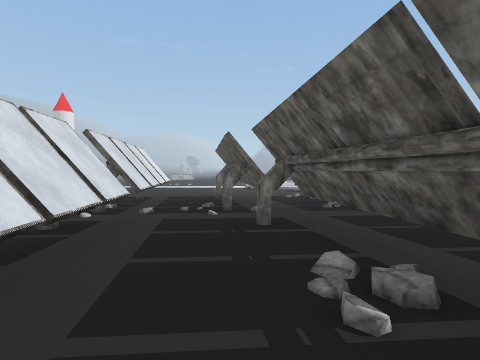
view 1 (above)

19 first-person views from a walk through a 3-D level made in the Unity game engine. The camera is 1.4 m above the floor, tilts 2° down and sees 80° across. The floor is counted in squares, 2 m on a side. Each view is taken from the middle of a square. On the plan, view 1 faces up. The plan holds only what a view shows up to about 10 squares ahead; the rest is blank. The place goes on beyond the plan. Door leaves are left out, so doorways stand open. Some surface patterns are stand-ins.

view 2
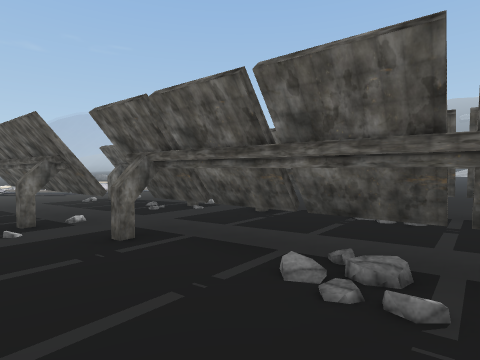

view 3
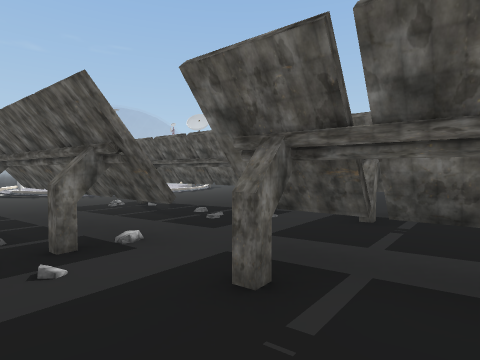

view 4
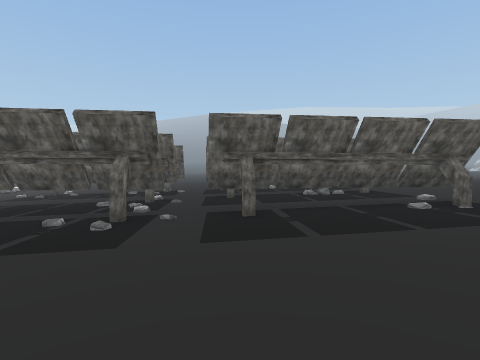

view 5
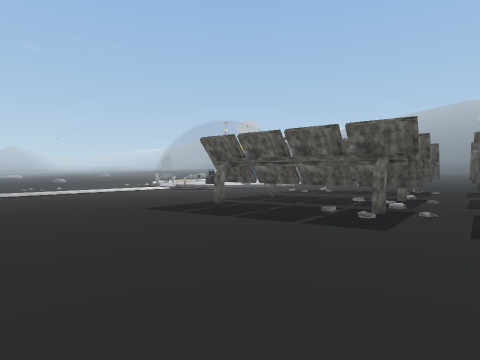

view 6
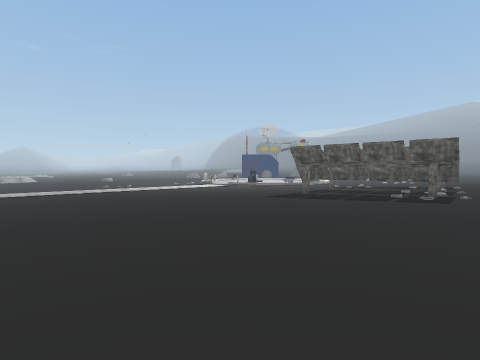

view 7
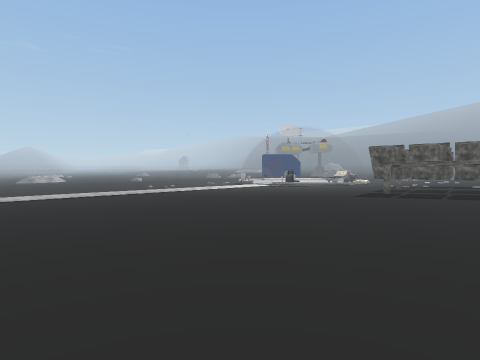

view 8
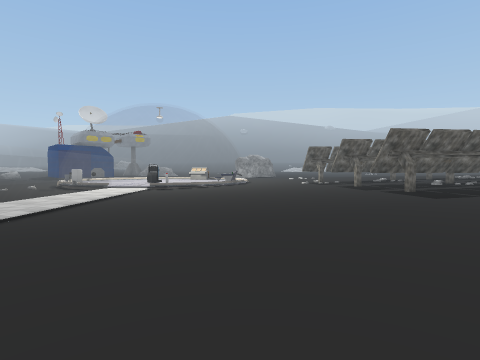

view 9
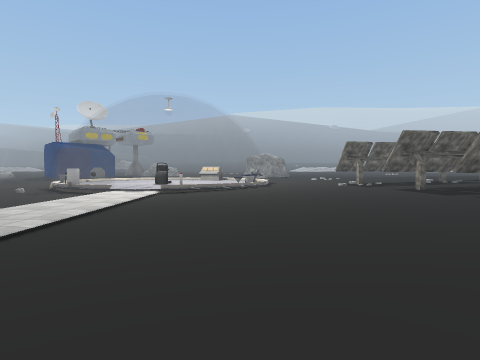

view 10
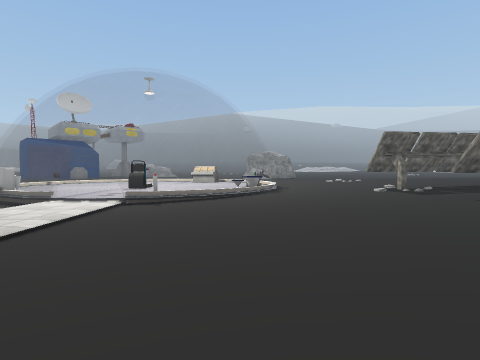

view 11
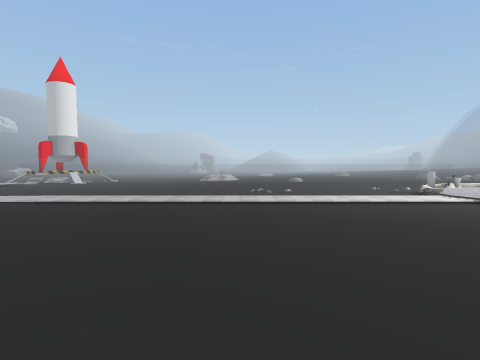

view 12
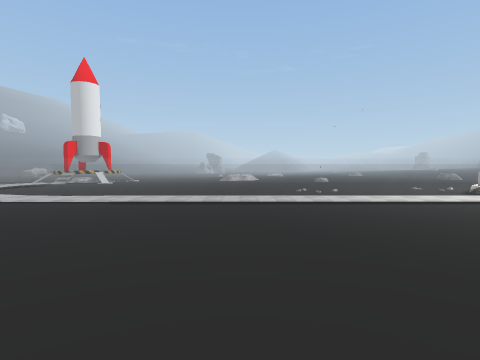

view 13
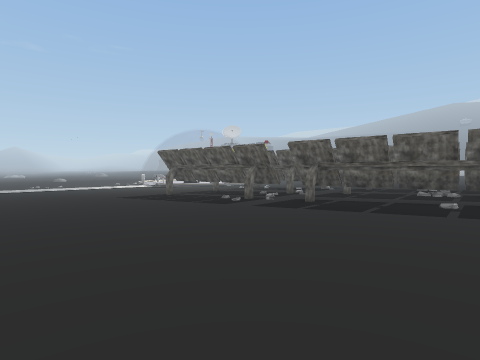

view 14
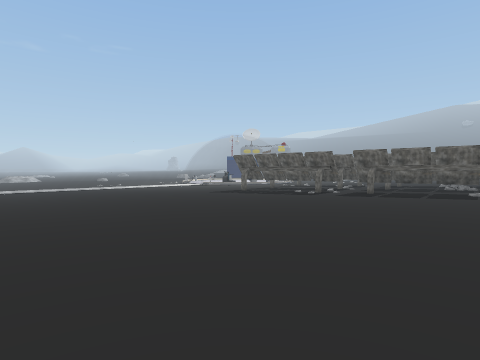

view 15
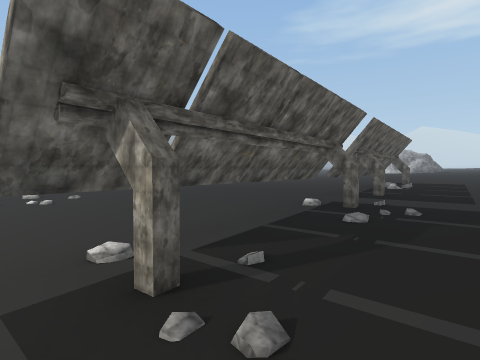

view 16
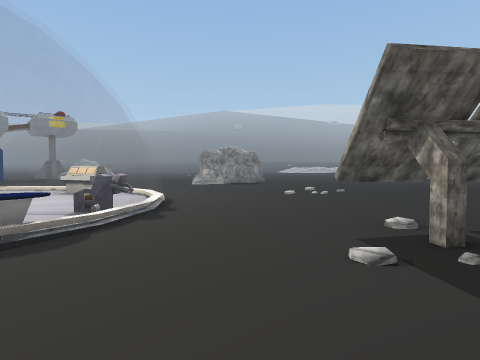

view 17
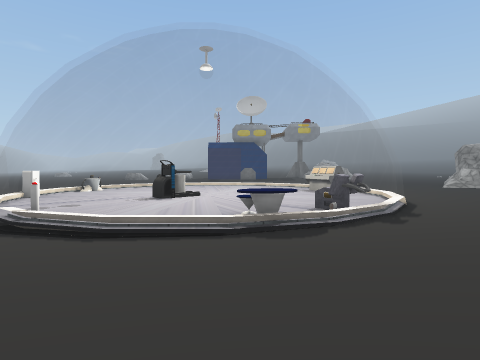

view 18
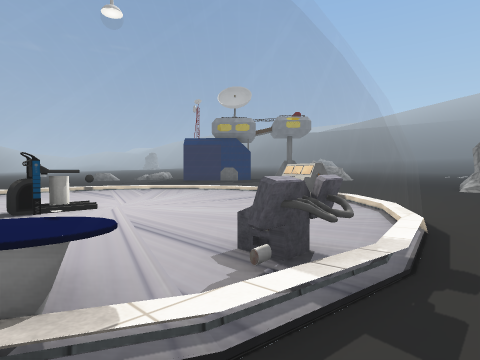

view 19
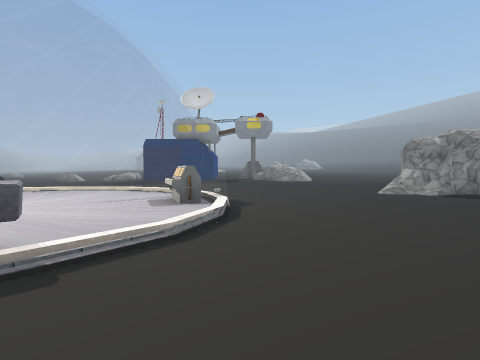

### Floor plan
Key: @ floor where view 1 was taken; # wall or solid block; x gap in a wall; . main floor; : floor 0.25 m higher than the main floor; - floor 0.25 m lower than the main floor; + floor 0.5 m higher than the main floor; _ floor 0.5 m lower than the main floor; / step, stairs or slope; D open door; = window, fence, low wall or low ledge; T thing the floor can be seen under or through; C chair; M computer; O other object.
Columns run from 14 left of view 1 to 17 right of it. Each row starts with its distance up from view 1.
 23                _====O=
 22              __==O ...=
 21            ____OO......=
 20           _____=........=
 19 ===============D..O.....=
 18 ===============D..O.....=__
 17 ---------------O......MM=---
 16  --------------=......M=-----
 15  ---------------=C.O..=/------
 14  ----------------==O==-------/=
 13  .----------------------------##
 12  .........................----#
 11 ................/T.......
 10 ...........T..#./T.......
  9 :..........T..#..T.......
  8 ::..........T.#...T......
  7 :::::::::::OT/#:::T:::::.
  6 :::::::::::TT/#::#T::::::
  5  ::::::::::/:::::#T:::::
  4  :::::::::::T::#::#:::::
  3  +::::::::::T::#::O:::
  2  +++++++++++T++O++T+++
  1  +++++++++++T++##+T+
  0  +++++++++++TT@+x++

Where each view was taken, in squares from view 1:
view 1: 0 up, 0 right, facing up
view 2: 1 up, 1 left, facing up-right
view 3: 3 up, 1 left, facing up-right
view 4: 4 up, 7 left, facing right
view 5: 4 up, 8 left, facing up-right
view 6: 4 up, 12 left, facing up-right
view 7: 6 up, 14 left, facing up-right
view 8: 14 up, 11 left, facing right
view 9: 15 up, 9 left, facing right
view 10: 15 up, 6 left, facing right
view 11: 10 up, 6 left, facing up
view 12: 10 up, 8 left, facing up
view 13: 0 up, 9 left, facing up-right
view 14: 0 up, 13 left, facing up-right
view 15: 11 up, 1 right, facing down-right
view 16: 12 up, 0 right, facing right
view 17: 12 up, 0 right, facing up-right
view 18: 13 up, 3 right, facing up-right
view 19: 11 up, 5 right, facing up-right
